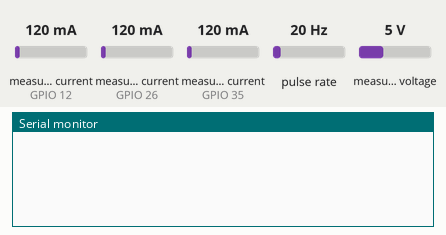
Simulated run of this sketch. Board: ESP32. Parts: the last lines printed to the serial monitor. Wiring (inferred from the names in the program): pulse sensor: data GPIO 5. The test bench sets the inputs (shaded band); at power-on: measured current (sensors on GPIO 12, GPIO 26, GPIO 35) 120 mA, pulse rate 20 Hz, measured voltage 5 V.

Above: at 1.2 s.
1.3 s: measured current (sensor on GPIO 12) set to 40 mA
At 4.3 s:
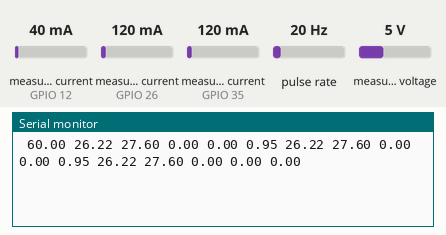
7.5 s: measured current (sensor on GPIO 26) set to 40 mA
At 8.3 s:
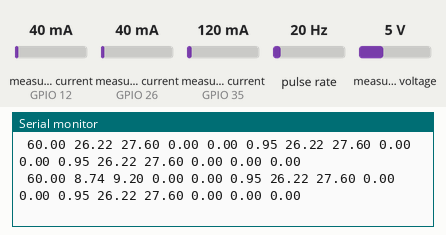
9.0 s: measured current (sensor on GPIO 35) set to 40 mA
At 10.2 s:
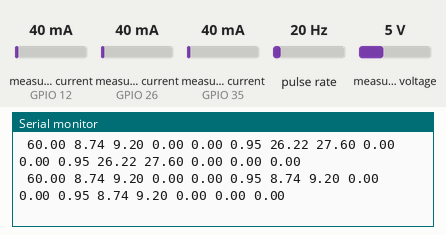
10.5 s: pulse rate (sensor on GPIO 5) set to 4 Hz
12.0 s: measured voltage set to 0.3 V
At 13.0 s:
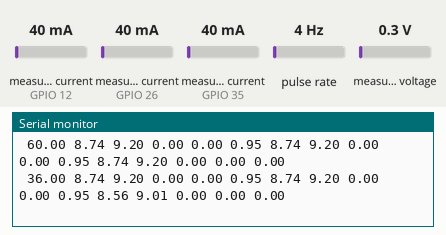
13.5 s: measured current (sensor on GPIO 12) set to 500 mA
At 15.5 s:
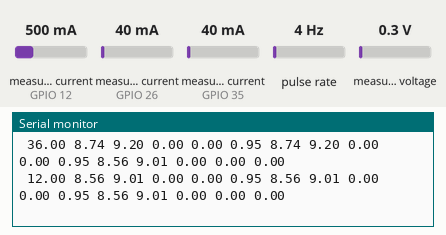
Timing chart, 0 to 16.0 s (numbered marks = the images above; inputs shaded):
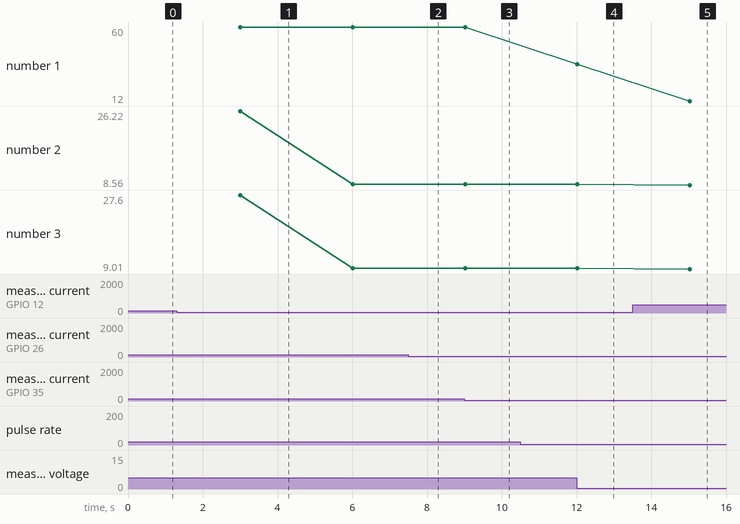

The sketch:

C_digoFinal.ino
```cpp
// ************************************************************************
//                TCC GUSTAVO LENHARDT STEFFEN 2022/2023
//                            UFSM - CS
//                        CÓDIGO FINAL ESP32
// ************************************************************************

#include "EmonLib.h"             // Inclusão da biblioteca EmonLib

EnergyMonitor emon1;             // Criação da instância
EnergyMonitor emon2;             // Criação da instância
EnergyMonitor emon3;             // Criação da instância

#define pinRPM 5                 // Definição pino do sensor de velocideda
int RPM = 0;
volatile byte pulsosRPM = 0;
unsigned int PPV = 16;           // Número de aberturas do encoder

unsigned long tUL = 0;           // Tempo da Ultima Leitura

void contadorRPM(){
  pulsosRPM++;
}

void setup()
{
  Serial.begin(115200);

  emon1.voltage(14, 243, 3.4);  // Voltage: input pin, calibration, phase_shift
  emon1.current(12, 21.25);     // Current: input pin, calibration.

  emon2.voltage(25, 352, 0.5);  // Voltage: input pin, calibration, phase_shift
  emon2.current(26, 21.5);      // Current: input pin, calibration.

  emon3.voltage(34, 246, 3.4);  // Voltage: input pin, calibration, phase_shift
  emon3.current(35  , 20.2);    // Current: input pin, calibration.

  pinMode(pinRPM, INPUT);
  attachInterrupt(pinRPM, contadorRPM, FALLING);

  tUL = micros();
}

void loop()
{
  emon1.calcVI(100,150);        // Calculo das variáveis Emon1
  emon2.calcVI(100,150);        // Calculo das variáveis Emon2
  emon3.calcVI(100,150);        // Calculo das variáveis Emon3

if (emon1.Irms < 0.2 ){         // Zeramento das variáveis da Emon1 quando na há nada conectado
  emon1.Irms = 0;
  emon1.Vrms = 0;
  emon3.powerFactor = 0;
}

if (emon2.Irms < 0.2 ){         // Zeramento das variáveis da Emon2 quando na há nada conectado
  emon2.Irms = 0;
  emon2.Vrms = 0;
  emon3.powerFactor = 0;
}

if (emon3.Irms < 0.2 ){         // Zeramento das variáveis da Emon3 quando na há nada conectado
  emon3.Irms = 0;
  emon3.Vrms = 0;
  emon3.powerFactor = 0;
}

if (emon1.powerFactor > 1 ){    // Definindo valor máximo do fator de potência como 1
  emon1.powerFactor = 1;
}

if (emon2.powerFactor > 1 ){    // Definindo valor máximo do fator de potência como 1
  emon2.powerFactor = 1;
}

if (emon3.powerFactor > 1 ){    // Definindo valor máximo do fator de potência como 1
  emon3.powerFactor = 1;
}

  detachInterrupt(0);
  RPM = (60 * 1000 / PPV ) / (millis() - tUL) * pulsosRPM; // Calculo do RPM
  tUL = millis();
  pulsosRPM = 0;
  attachInterrupt(5, contadorRPM, RISING);

  Serial.printf(" %.2f %.2f %.2f %.2f %.2f %.2f %.2f %.2f %.2f %.2f %.2f %.2f %.2f %.2f %.2f %.2f \n", RPM*1.0000,
  emon1.realPower, emon1.apparentPower, emon1.Vrms, emon1.Irms, emon1.powerFactor,
  emon2.realPower, emon2.apparentPower, emon2.Vrms, emon2.Irms, emon2.powerFactor,
  emon3.realPower, emon3.apparentPower, emon3.Vrms, emon3.Irms, emon3.powerFactor); //Print dos valores via serial

}
```

Measured:
- after the input at 9.0 s, the serial monitor: prints a new line at once (image 3)
- after the input at 12.0 s, the serial monitor: prints a new line at once (image 4)
